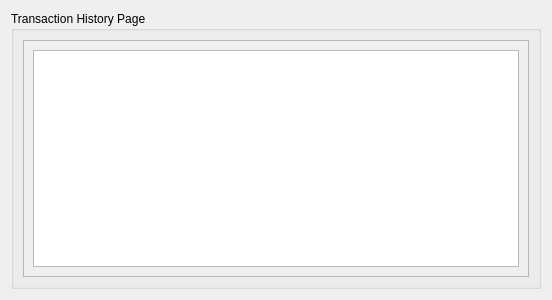
<?xml version="1.0" encoding="UTF-8"?>
<ui version="4.0">
 <class>TransactionHistory</class>
 <widget class="QWidget" name="TransactionHistory">
  <property name="windowModality">
   <enum>Qt::ApplicationModal</enum>
  </property>
  <property name="geometry">
   <rect>
    <x>0</x>
    <y>0</y>
    <width>552</width>
    <height>300</height>
   </rect>
  </property>
  <property name="windowTitle">
   <string>Form</string>
  </property>
  <layout class="QVBoxLayout" name="verticalLayout_2">
   <item>
    <widget class="QGroupBox" name="groupBox_history">
     <property name="title">
      <string>Transaction History Page</string>
     </property>
     <layout class="QHBoxLayout" name="horizontalLayout">
      <item>
       <widget class="QScrollArea" name="scrollArea_history">
        <property name="widgetResizable">
         <bool>true</bool>
        </property>
        <widget class="QWidget" name="scrollAreaWidgetContents">
         <property name="geometry">
          <rect>
           <x>0</x>
           <y>0</y>
           <width>512</width>
           <height>244</height>
          </rect>
         </property>
         <layout class="QVBoxLayout" name="verticalLayout">
          <item>
           <widget class="QTextEdit" name="textEdit_history"/>
          </item>
         </layout>
        </widget>
       </widget>
      </item>
     </layout>
    </widget>
   </item>
  </layout>
 </widget>
 <resources/>
 <connections/>
</ui>
